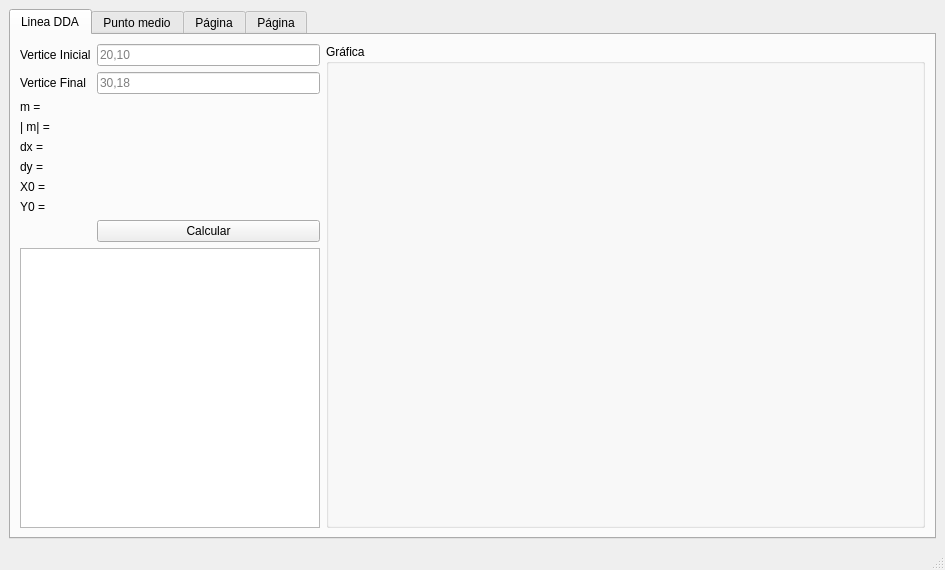
<?xml version="1.0" encoding="UTF-8"?>
<ui version="4.0">
 <class>MainWindow</class>
 <widget class="QMainWindow" name="MainWindow">
  <property name="geometry">
   <rect>
    <x>0</x>
    <y>0</y>
    <width>945</width>
    <height>570</height>
   </rect>
  </property>
  <property name="windowTitle">
   <string>Dibujo de primitivas en 2D</string>
  </property>
  <widget class="QWidget" name="centralwidget">
   <layout class="QHBoxLayout" name="horizontalLayout_2">
    <item>
     <widget class="QTabWidget" name="tabWidget">
      <property name="currentIndex">
       <number>0</number>
      </property>
      <widget class="QWidget" name="tab">
       <attribute name="title">
        <string>Linea DDA</string>
       </attribute>
       <layout class="QHBoxLayout" name="horizontalLayout" stretch="1,2">
        <item>
         <layout class="QFormLayout" name="formLayout">
          <item row="1" column="0">
           <widget class="QLabel" name="label_verticeInicial">
            <property name="text">
             <string>Vertice Inicial</string>
            </property>
           </widget>
          </item>
          <item row="1" column="1">
           <widget class="QLineEdit" name="vertice_inicial">
            <property name="text">
             <string/>
            </property>
            <property name="placeholderText">
             <string>20,10</string>
            </property>
           </widget>
          </item>
          <item row="2" column="0">
           <widget class="QLabel" name="label_verticieFinal">
            <property name="text">
             <string>Vertice Final</string>
            </property>
           </widget>
          </item>
          <item row="2" column="1">
           <widget class="QLineEdit" name="vertice_final">
            <property name="autoFillBackground">
             <bool>false</bool>
            </property>
            <property name="text">
             <string/>
            </property>
            <property name="placeholderText">
             <string>30,18</string>
            </property>
           </widget>
          </item>
          <item row="3" column="0">
           <widget class="QLabel" name="latex">
            <property name="text">
             <string>m = </string>
            </property>
           </widget>
          </item>
          <item row="3" column="1">
           <widget class="QLabel" name="m">
            <property name="text">
             <string/>
            </property>
           </widget>
          </item>
          <item row="4" column="0">
           <widget class="QLabel" name="label_abs_m">
            <property name="text">
             <string>| m| =</string>
            </property>
           </widget>
          </item>
          <item row="4" column="1">
           <widget class="QLabel" name="abs_m">
            <property name="text">
             <string/>
            </property>
           </widget>
          </item>
          <item row="5" column="0">
           <widget class="QLabel" name="label_dx">
            <property name="text">
             <string>dx = </string>
            </property>
           </widget>
          </item>
          <item row="5" column="1">
           <widget class="QLabel" name="dx">
            <property name="text">
             <string/>
            </property>
           </widget>
          </item>
          <item row="6" column="0">
           <widget class="QLabel" name="label_dy">
            <property name="text">
             <string>dy =</string>
            </property>
           </widget>
          </item>
          <item row="6" column="1">
           <widget class="QLabel" name="dy">
            <property name="text">
             <string/>
            </property>
           </widget>
          </item>
          <item row="7" column="0">
           <widget class="QLabel" name="label_x0">
            <property name="text">
             <string>X0 =</string>
            </property>
           </widget>
          </item>
          <item row="7" column="1">
           <widget class="QLabel" name="x0">
            <property name="text">
             <string/>
            </property>
           </widget>
          </item>
          <item row="8" column="0">
           <widget class="QLabel" name="label_y0">
            <property name="text">
             <string>Y0 =</string>
            </property>
           </widget>
          </item>
          <item row="8" column="1">
           <widget class="QLabel" name="y0">
            <property name="text">
             <string/>
            </property>
           </widget>
          </item>
          <item row="9" column="1">
           <widget class="QPushButton" name="boton">
            <property name="text">
             <string>Calcular</string>
            </property>
           </widget>
          </item>
          <item row="10" column="0" colspan="2">
           <widget class="QTableView" name="tablaDatos"/>
          </item>
         </layout>
        </item>
        <item>
         <widget class="QGroupBox" name="groupBox">
          <property name="title">
           <string>Gráfica</string>
          </property>
          <layout class="QVBoxLayout" name="verticalLayout">
           <item>
            <layout class="QVBoxLayout" name="GraficaMatplot"/>
           </item>
          </layout>
         </widget>
        </item>
       </layout>
      </widget>
      <widget class="QWidget" name="tab_1">
       <attribute name="title">
        <string>Punto medio</string>
       </attribute>
      </widget>
      <widget class="QWidget" name="tab_2">
       <attribute name="title">
        <string>Página</string>
       </attribute>
      </widget>
      <widget class="QWidget" name="tab_3">
       <attribute name="title">
        <string>Página</string>
       </attribute>
      </widget>
     </widget>
    </item>
   </layout>
  </widget>
  <widget class="QMenuBar" name="menubar">
   <property name="geometry">
    <rect>
     <x>0</x>
     <y>0</y>
     <width>945</width>
     <height>26</height>
    </rect>
   </property>
  </widget>
  <widget class="QStatusBar" name="statusbar"/>
 </widget>
 <resources/>
 <connections/>
</ui>
